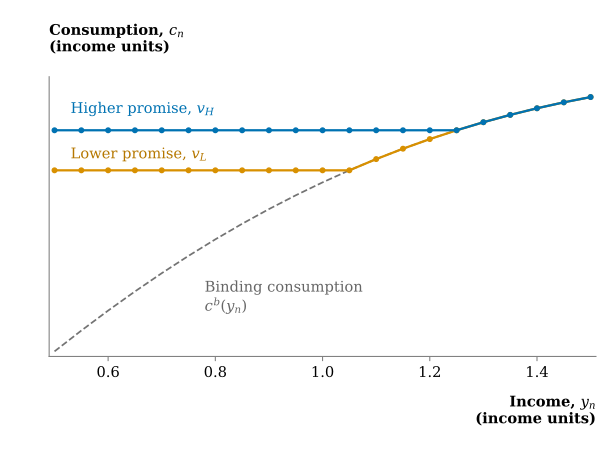

Here is the Python script that generated this plot:
"""Redraw slide 27's vector curves; pass lecture7_2026.pdf as argument."""

from pathlib import Path
import sys

import fitz
import matplotlib
import numpy as np

matplotlib.use("Agg")
import matplotlib.pyplot as plt

source = fitz.open(sys.argv[1])
drawings = source[26].get_drawings()
lower, higher, binding = drawings[6:9]
left, top, right, bottom = binding["rect"]


def coordinates(drawing):
    points = [item[1] for item in drawing["items"]]
    points.append(drawing["items"][-1][2])
    # Income ranges from 0.5 to 1.5; the source omits consumption tick values.
    return np.array([(.5 + (p.x - left) / (right - left),
                      (bottom - p.y) / (bottom - top)) for p in points]).T


plt.rcParams.update({
    "font.family": "DejaVu Serif",
    "font.size": 11,
    "mathtext.fontset": "dejavuserif",
    "pdf.fonttype": 42,
    "svg.fonttype": "path",
    "svg.hashsalt": "ec442-limited-enforcement-contract",
})
fig, ax = plt.subplots(figsize=(6.4, 4.7))
fig.subplots_adjust(left=.08, right=.97, bottom=.21, top=.83)
ax.plot(*coordinates(binding), color=".45", linestyle="--", linewidth=1.3)
ax.plot(*coordinates(lower), color="#D89000", marker="o",
        markersize=3.5, linewidth=1.7)
ax.plot(*coordinates(higher), color="#0072B2", marker="o",
        markersize=3.5, linewidth=1.7)
ax.text(.53, coordinates(higher)[1, 0] + .055,
        "Higher promise, $v_H$", color="#0072B2", va="bottom")
ax.text(.53, coordinates(lower)[1, 0] + .035,
        "Lower promise, $v_L$", color="#B57700", va="bottom")
ax.text(.78, .16, "Binding consumption\n$c^b(y_n)$", color=".4")
ax.text(0, 1.08, "Consumption, $c_n$\n(income units)",
        transform=ax.transAxes, weight="bold", va="bottom")
ax.text(1, -.14, "Income, $y_n$\n(income units)",
        transform=ax.transAxes, weight="bold", ha="right", va="top")
ax.set(xlim=(.49, 1.51), ylim=(-.02, 1.08),
       xticks=[.6, .8, 1., 1.2, 1.4], yticks=[])
ax.spines[["top", "right"]].set_visible(False)
ax.spines[["bottom", "left"]].set_color(".5")
ax.tick_params(axis="x", color=".5")
for extension in ("pdf", "svg"):
    fig.savefig(Path(__file__).with_suffix("." + extension),
                metadata={"Creator": "EC442 lecture notes"})
svg = Path(__file__).with_suffix(".svg")
svg.write_text("\n".join(line.rstrip() for line in svg.read_text().splitlines()) + "\n")
plt.close(fig)
